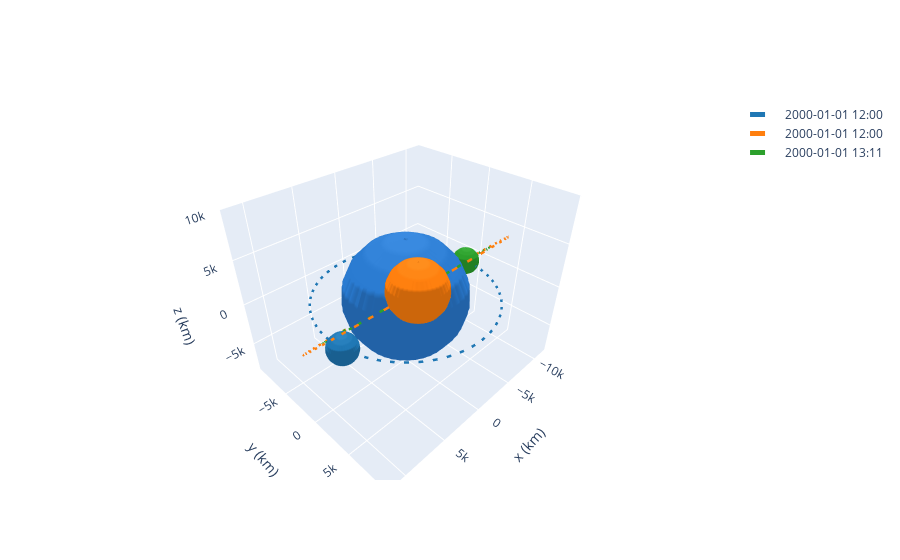

The cell this chart's notebook holds for it:
### Code cell
# Calculate inc change with constant radius (no hohmann)
orbit_i = otv
orbit_f = deb_2

# Propagate to thrust location (0, 180)
thrust_location = 0 * u.deg if orbit_i.nu <= 0 else 179.999 * u.deg
time_to_thrust = orbit_i.time_to_anomaly(thrust_location)
print('currrent_anomaly', orbit_i.nu)
print('thrust_location', thrust_location)
print('time_to_thrust', time_to_thrust)
orbit_i = orbit_i.propagate_to_anomaly(thrust_location)

# Calculate the thrust value
v = norm(orbit_i.v << u.m / u.s)
inc_i = orbit_i.inc << u.rad
inc_f = orbit_f.inc << u.rad
inc_delta = inc_f - inc_i
thrust_norm = 2*v*np.sin((inc_delta << u.rad)/2)

print('thrust_norm', thrust_norm)

# Calculate the thrust vector
y_thrust = np.sin(inc_delta/2)*thrust_norm
z_thrust = -np.cos(inc_delta/2)*thrust_norm

print('y_thrust', y_thrust)
print('z_thrust', z_thrust)

thrust_vector = np.array([0,y_thrust,z_thrust]) * u.m / u.s

man = Maneuver(
        (time_to_thrust.decompose(), thrust_vector.decompose())
    )

print(man.impulses)

# Apply the maneuver to the otv
otv = otv.apply_maneuver(man)

print('otv inc', otv.inc << u.deg)
print('deb_2 inc', deb_2.inc)

# Plot the results
frame = OrbitPlotter3D()
frame.plot(deb_1)
frame.plot(deb_2)
frame.plot(otv)

### Figure 1 — Plotly figure (JSON) as saved in the notebook; plotly's stock layout.template omitted (floating-point values rounded to 4 significant figures; data arrays with more than 128 entries replaced by an {"elided": "..."} marker saying what was removed)
{"data": [{"cauto": false, "cmax": 1, "cmin": 1, "colorscale": [[0, "#2a7bd1"], [1, "#2a7bd1"]], "name": "Earth", "showscale": false, "type": "surface", "x": {"elided": "20x20 float values"}, "y": {"elided": "20x20 float values"}, "z": {"elided": "20x20 float values"}}, {"line": {"color": "rgb(31, 119, 180)", "dash": "dash", "width": 5}, "mode": "lines", "name": "2000-01-01 12:00", "type": "scatter3d", "x": {"elided": "150 float values"}, "y": {"elided": "150 float values"}, "z": {"elided": "150 int values"}}, {"cauto": false, "cmax": 1, "cmin": 1, "colorscale": [[0, "rgb(31, 119, 180)"], [1, "rgb(31, 119, 180)"]], "name": "2000-01-01 12:00", "showscale": false, "type": "surface", "x": {"elided": "20x20 float values"}, "y": {"elided": "20x20 float values"}, "z": {"elided": "20x20 float values"}}, {"cauto": false, "cmax": 1, "cmin": 1, "colorscale": [[0, "#2a7bd1"], [1, "#2a7bd1"]], "name": "Earth", "showscale": false, "type": "surface", "x": {"elided": "20x20 float values"}, "y": {"elided": "20x20 float values"}, "z": {"elided": "20x20 float values"}}, {"cauto": false, "cmax": 1, "cmin": 1, "colorscale": [[0, "#2a7bd1"], [1, "#2a7bd1"]], "name": "Earth", "showscale": false, "type": "surface", "x": {"elided": "20x20 float values"}, "y": {"elided": "20x20 float values"}, "z": {"elided": "20x20 float values"}}, {"line": {"color": "rgb(255, 127, 14)", "dash": "dash", "width": 5}, "mode": "lines", "name": "2000-01-01 12:00", "type": "scatter3d", "x": {"elided": "150 float values"}, "y": {"elided": "150 float values"}, "z": {"elided": "150 float values"}}, {"cauto": false, "cmax": 1, "cmin": 1, "colorscale": [[0, "rgb(255, 127, 14)"], [1, "rgb(255, 127, 14)"]], "name": "2000-01-01 12:00", "showscale": false, "type": "surface", "x": {"elided": "20x20 float values"}, "y": {"elided": "20x20 float values"}, "z": {"elided": "20x20 float values"}}, {"cauto": false, "cmax": 1, "cmin": 1, "colorscale": [[0, "#2a7bd1"], [1, "#2a7bd1"]], "name": "Earth", "showscale": false, "type": "surface", "x": {"elided": "20x20 float values"}, "y": {"elided": "20x20 float values"}, "z": {"elided": "20x20 float values"}}, {"cauto": false, "cmax": 1, "cmin": 1, "colorscale": [[0, "#2a7bd1"], [1, "#2a7bd1"]], "name": "Earth", "showscale": false, "type": "surface", "x": {"elided": "20x20 float values"}, "y": {"elided": "20x20 float values"}, "z": {"elided": "20x20 float values"}}, {"line": {"color": "rgb(44, 160, 44)", "dash": "dash", "width": 5}, "mode": "lines", "name": "2000-01-01 13:11", "type": "scatter3d", "x": {"elided": "150 float values"}, "y": {"elided": "150 float values"}, "z": {"elided": "150 float values"}}, {"cauto": false, "cmax": 1, "cmin": 1, "colorscale": [[0, "rgb(44, 160, 44)"], [1, "rgb(44, 160, 44)"]], "name": "2000-01-01 13:11", "showscale": false, "type": "surface", "x": {"elided": "20x20 float values"}, "y": {"elided": "20x20 float values"}, "z": {"elided": "20x20 float values"}}, {"cauto": false, "cmax": 1, "cmin": 1, "colorscale": [[0, "#2a7bd1"], [1, "#2a7bd1"]], "name": "Earth", "showscale": false, "type": "surface", "x": {"elided": "20x20 float values"}, "y": {"elided": "20x20 float values"}, "z": {"elided": "20x20 float values"}}], "layout": {"autosize": true, "scene": {"aspectmode": "data", "xaxis": {"title": {"text": "x (km)"}}, "yaxis": {"title": {"text": "y (km)"}}, "zaxis": {"title": {"text": "z (km)"}}}}}
